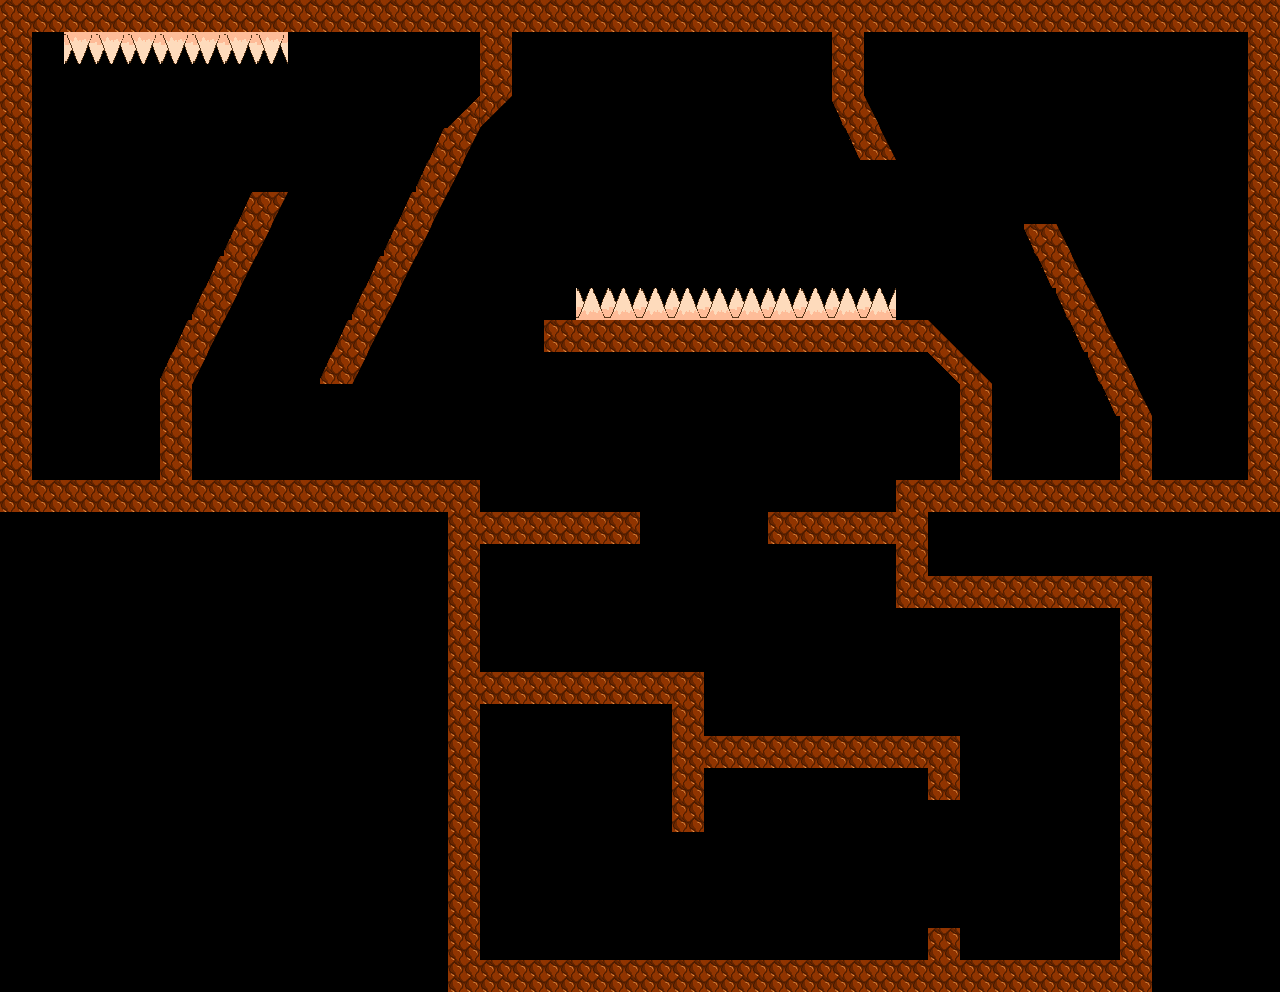

A 2D game scene composited from a Tiled map and its tileset images. What follows is a short description and the map's XML, with each tile layer's data collapsed to a summary:
An orthogonal 40x31 tile map with 32x32 px tiles, 2 tile layers (Spikes, Bricks), 3 tilesets and 54 objects (Goal, PlayerStart, Key, brokenTile, dummyTile, ...).

<map version="1.0" orientation="orthogonal" width="40" height="31" tilewidth="32" tileheight="32">
 <tileset firstgid="1" name="grayBrickTilesetWithSpikes" tilewidth="32" tileheight="32">
  <image source="grayBrickTilesetWithSpikes.png" width="96" height="96" />
 </tileset>
 <tileset firstgid="10" name="arrowsTileset" tilewidth="32" tileheight="32">
  <image source="arrowsTileset.png" width="128" height="160" />
 </tileset>
 <tileset firstgid="30" name="mazeTilesetEARTH_small" tilewidth="32" tileheight="32">
  <image source="mazeTilesetEARTH_small.png" width="128" height="192" />
 </tileset>
 <layer name="Spikes" width="40" height="31">
  <data>[1240 cells, 17 non-empty, 2 distinct tile ids]</data>
 </layer>
 <layer name="Bricks" width="40" height="31">
  <data>[1240 cells, 255 non-empty, 13 distinct tile ids]</data>
 </layer>
 <objectgroup name="Collisions" width="40" height="31">
  <object x="0" y="0" width="1248" height="32" />
  <object x="0" y="32" width="32" height="480" />
  <object x="928" y="576" width="192" height="32" />
  <object x="480" y="672" width="224" height="32" />
  <object x="448" y="512" width="32" height="448" />
  <object x="32" y="480" width="448" height="32" />
  <object x="1120" y="576" width="32" height="384" />
  <object x="160" y="384" width="32" height="96" />
  <object x="928" y="736" width="32" height="64" />
  <object x="1248" y="0" width="32" height="512" />
  <object x="928" y="480" width="320" height="32" />
  <object x="448" y="960" width="704" height="32" />
  <object x="896" y="480" width="32" height="128" />
  <object x="480" y="512" width="160" height="32" />
  <object x="960" y="384" width="32" height="96" />
  <object x="768" y="512" width="128" height="32" />
  <object x="704" y="736" width="224" height="32" />
  <object x="1120" y="416" width="32" height="64" />
  <object x="672" y="704" width="32" height="128" />
  <object x="480" y="32" width="32" height="64" />
  <object x="544" y="320" width="384" height="32" />
  <object x="928" y="928" width="32" height="32" />
  <object x="160" y="384">
   <polygon points="0,0 96,-192 128,-192 32,0" />
  </object>
  <object x="480" y="96">
   <polygon points="0,0 -32,32 0,32 32,0" />
  </object>
  <object x="448" y="128">
   <polygon points="0,0 -128,256 -96,256 32,0" />
  </object>
  <object x="928" y="352">
   <polygon points="0,0 32,32 64,32 0,-32" />
  </object>
  <object x="1024" y="224">
   <polygon points="0,0 32,0 128,192 96,192" />
  </object>
  <object x="832" y="32" width="32" height="64" />
  <object x="832" y="96">
   <polygon points="0,0 32,0 64,64 32,64" />
  </object>
 </objectgroup>
 <objectgroup name="Game Objects" width="40" height="31">
  <object name="Goal" x="544" y="768" />
  <object name="PlayerStart" x="96" y="416" />
  <object name="Key" x="1184" y="416" />
 </objectgroup>
 <objectgroup name="Spike Collisions" width="40" height="31">
  <object x="64" y="32" width="224" height="32" />
  <object x="576" y="288" width="320" height="32" />
 </objectgroup>
 <objectgroup name="staticEnemies" width="40" height="31">
  <object x="576" y="128" />
  <object x="960" y="96" />
  <object x="1152" y="224" />
  <object x="1152" y="96" />
  <object x="928" y="896" />
  <object x="928" y="832" />
 </objectgroup>
 <objectgroup name="Collectibles" width="40" height="31">
  <object x="128" y="160" />
  <object x="1184" y="320" />
  <object x="416" y="416" />
  <object x="736" y="608" />
  <object x="256" y="448" />
  <object x="416" y="96" />
  <object x="1088" y="416" />
  <object x="896" y="416" />
  <object x="1024" y="672" />
  <object x="1024" y="768" />
 </objectgroup>
 <objectgroup name="Barriers" width="40" height="31">
  <object name="brokenTile" x="672" y="896">
   <properties>
    <property name="" value="" />
   </properties>
  </object>
  <object name="dummyTile" x="672" y="960" />
  <object name="steelBarrierSmall" type="key" x="640" y="544">
   <properties>
    <property name="orientation" value="side" />
   </properties>
  </object>
 </objectgroup>
 <objectgroup name="polyLinePlatforms" width="40" height="31" visible="0">
  <object name="spikeStar" x="256" y="384">
   <properties>
    <property name="time" value="0.8" />
   </properties>
   <polyline points="0,0 128,-256" />
  </object>
 </objectgroup>
</map>